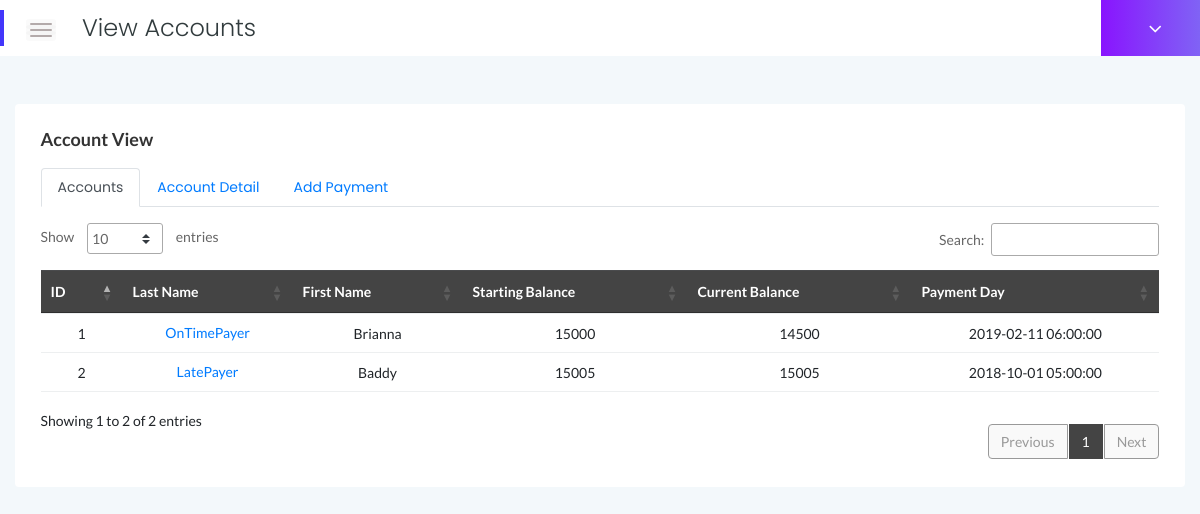
The page /admin/list_accounts (signed in) on the database its author committed.
### tables this page shows
CREATE TABLE IF NOT EXISTS `accounts` (
  `id` int(11) NOT NULL,
  `loan_amount` float NOT NULL,
  `accrued_interest` float NOT NULL,
  `current_balance` float NOT NULL,
  `length` float NOT NULL DEFAULT '36',
  `rate` double NOT NULL,
  `loan_start_date` timestamp NOT NULL DEFAULT CURRENT_TIMESTAMP,
  `down_payment` float NOT NULL DEFAULT '0'
);

CREATE TABLE IF NOT EXISTS `users` (
  `user_id` int(11) NOT NULL,
  `account_id` int(11) NOT NULL,
  `first_name` varchar(200) NOT NULL,
  `last_name` varchar(200) NOT NULL,
  `email` varchar(200) NOT NULL,
  `password` varchar(300) NOT NULL
);

### index.php (called while the page is built, shortened)
<?php
$page = 'dash';
if(isset($_GET['id'])) {
    $page = $_GET['id'];
}
include('app/assets/php/page_names.php');
include('app/header.php');
include('app/' . $page . '.php');
include('app/footer.php');
?>

### app/assets/php/page_names.php (called while the page is built, shortened)
<?php
switch ($page) {
    case 'list_accounts':
        $page_name = "View Accounts";
}

### app/assets/php/list_all_accounts.php (the view, shortened to what this page needs)
<?php
$db_connection = Database::connect();
$sql_accounts="SELECT * FROM accounts ORDER BY id";
$result_accounts=mysqli_query($db_connection,$sql_accounts);
while ($account_info = mysqli_fetch_array($result_accounts, MYSQLI_ASSOC))
{
    $id = $account_info['id'];
    $sql_users="SELECT * FROM users WHERE account_id = '$id'";
    $result_users=mysqli_query($db_connection,$sql_users);
    $users = mysqli_fetch_array($result_users, MYSQLI_ASSOC);
    $last_name = $users['last_name'];
    $first_name = $users['first_name'];
    echo "<tr>";
    echo "<td data-label='Account #'>" . $id . "</td>";
    echo "<td data-label='Last Name' class='text-primary' style='cursor: pointer;' onclick='LoadAccountView(" . $id . ")'>" . $last_name . "<A/></td>";
    echo "<td data-label='First Name'>" . $first_name . "</td>";
    echo "<td data-label='Starting Balance'>" . $account_info["loan_amount"] . "</td>";
    echo "<td data-label='Current Balance'>" . $account_info["current_balance"] . "</td>";
    echo "<td data-label='Current Balance'>" . $account_info["loan_start_date"] . "</td>";
    echo "</tr>";
}
?>

### app/header.php (shortened to what this page needs)
<!doctype html>
<html class="no-js" lang="en">
    <head>
        <link rel="stylesheet" href="../app/assets/css/bootstrap.min.css">
        <link rel="stylesheet" href="../app/assets/css/font-awesome.min.css">
        <link rel="stylesheet" href="../app/assets/css/themify-icons.css">
        <link rel="stylesheet" href="../app/assets/css/metisMenu.css">
        <link rel="stylesheet" href="../app/assets/css/owl.carousel.min.css">
        <link rel="stylesheet" href="../app/assets/css/slicknav.min.css">
        <link rel="stylesheet" href="https://www.amcharts.com/lib/3/plugins/export/export.css" type="text/css" media="all" />
        <link rel="stylesheet" type="text/css" href="https://cdn.datatables.net/1.10.19/css/jquery.dataTables.css">
        <link rel="stylesheet" type="text/css" href="https://cdn.datatables.net/1.10.18/css/dataTables.bootstrap4.min.css">
        <link rel="stylesheet" type="text/css" href="https://cdn.datatables.net/responsive/2.2.3/css/responsive.bootstrap.min.css">
        <link rel="stylesheet" type="text/css" href="https://cdn.datatables.net/responsive/2.2.3/css/responsive.jqueryui.min.css">
        <link rel="stylesheet" href="../app/assets/css/typography.css">
        <link rel="stylesheet" href="../app/assets/css/default-css.css">
        <link rel="stylesheet" href="../app/assets/css/styles.css">
        <link rel="stylesheet" href="../app/assets/css/responsive.css">
    </head>
    <body>
        <div class="page-container">
            <div class="main-content">
                <div class="page-title-area">
                    <div class="row align-items-center">
                        <div class="col-sm-6">
                            <div class="breadcrumbs-area clearfix">
                                <div class="nav-btn pull-left nav-btn-menu">
                                    <span></span>
                                    <span></span>
                                    <span></span>
                                </div>
                                <h4 class="page-title pull-left"><?php echo $page_name; ?></h4>
                            </div>
                        </div>
                        <div class="col-sm-6 clearfix">
                            <div class="user-profile pull-right">
                                <h4 class="user-name dropdown-toggle" data-toggle="dropdown"><?php echo $_SESSION['last_name']; ?><i class="fa fa-angle-down"></i></h4>
                            </div>
                        </div>
                    </div>
                </div>
                <div class="main-content-inner">

### app/list_accounts.php (shortened to what this page needs)
<div class="row">
    <div class="col-12 mt-5">
        <div class="card">
            <div class="card-body">
                <h4 class="header-title">Account View</h4>
                <ul class="nav nav-tabs" id="myTab" role="tablist">
                    <li class="nav-item">
                        <a class="nav-link active" id="home-tab" data-toggle="tab" href="#home" role="tab" aria-controls="home" aria-selected="true">Accounts</a>
                    </li>
                    <li class="nav-item">
                        <a class="nav-link" id="account-tab" data-toggle="tab" href="#account_detail" role="tab" aria-controls="account_detail" aria-selected="false">Account Detail</a>
                    </li>
                    <li class="nav-item">
                        <a class="nav-link" id="payment-tab" data-toggle="tab" href="#add_payment" role="tab" aria-controls="add_payment" aria-selected="false">Add Payment</a>
                    </li>
                </ul>
                <div class="tab-content mt-3" id="myTabContent">
                    <div class="tab-pane fade show active" id="home" role="tabpanel" aria-labelledby="home-tab">
                        <div class="data-tables datatable-dark">
                            <table id="dataTable3" class="text-center" style="width:100%">
                                <thead class="text-capitalize">
                                    <tr>
                                        <th>ID</th>
                                        <th>Last Name</th>
                                        <th>First Name</th>
                                        <th>Starting Balance</th>
                                        <th>Current Balance</th>
                                        <th>Payment Day</th>
                                    </tr>
                                </thead>
                                <tbody>
                                    <?php include('assets/php/list_all_accounts.php') ?>
                                </tbody>
                            </table>
                        </div>
                    </div>
                </div>
            </div>
        </div>
    </div>
</div>

### app/footer.php (shortened to what this page needs)
</div>
</div>
</div>
</body>
</html>

### app/assets/css/styles.css (style rules this page uses)
.page-container { width: 100%; height: 100%; min-height: 100vh; padding-left: 280px; -webkit-transition: padding-left 0.3s ease 0s; transition: padding-left 0.3s ease 0s; }
.card { border: none; border-radius: 4px; background-color: #fff; -webkit-transition: all 0.3s ease 0s; transition: all 0.3s ease 0s; }
.card-body { padding: 25.6px; padding: 1.6rem; }
.main-content { width: 100%; background: #F3F8FB; }
.main-content-inner { padding: 0 30px 50px; }
.nav-btn { margin-right: 30px; margin-top: 10px; cursor: pointer; }
.nav-btn-menu { margin-top: 5px; }
.nav-btn span { display: block; width: 22px; height: 2px; background: #b3aaaa; margin: 4px 0; border-radius: 15px; -webkit-transition: all 0.3s ease 0s; transition: all 0.3s ease 0s; box-shadow: 0 0 0 4px rgba(99, 96, 96, 0.03); }
.page-title-area { padding: 0 30px; background: #fff; position: relative; }
.page-title-area:before { content: ''; position: absolute; left: 0; top: 50%; width: 4px; height: 36px; background: var(--primary-color); -webkit-transform: translateY(-50%); transform: translateY(-50%); }
.page-title { font-size: 24px; font-weight: 300; color: #313b3d; letter-spacing: 0; margin-right: 30px; }
.user-profile { margin-right: -30px; display: -webkit-box; display: -ms-flexbox; display: flex; -webkit-box-align: center; -ms-flex-align: center; align-items: center; -ms-flex-wrap: wrap; flex-wrap: wrap; background: -webkit-linear-gradient(left, #8914fe 0%, #8063f5 100%); background: linear-gradient(to right, #8914fe 0%, #8063f5 100%); padding: 17px 38px; position: relative; }
.user-name { font-size: 17px; font-weight: 500; color: #fff; letter-spacing: 0; cursor: pointer; -webkit-user-select: none; -moz-user-select: none; -ms-user-select: none; user-select: none; }
.user-name i { margin-left: 10px; font-size: 21px; vertical-align: middle; position: relative; }
.notification-area .dropdown-toggle, .user-name.dropdown-toggle { position: relative; }
.notification-area .dropdown-toggle:after, .user-name.dropdown-toggle:after { display: none; }
.header-title { font-family: 'Lato', sans-serif; font-size: 18px; font-weight: 600; letter-spacing: 0; color: #333; text-transform: capitalize; margin-bottom: 17px; }
table tr th { border-bottom: none; }
table tr th, table tr td { border-top: 1px solid rgba(120, 130, 140, 0.13) !important; }
table.dataTable.no-footer { border-bottom: 1px solid rgba(120, 130, 140, 0.13) !important; }
table.dataTable thead th, table.dataTable thead td { border-bottom-color: transparent; }
.datatable-dark thead { background: #444; color: #fff; }

### app/assets/css/responsive.css (style rules this page uses)
@media (min-width: 1200px) and (max-width: 1364px) { .main-content-inner { padding: 0 15px 50px; } }
@media (min-width: 1200px) and (max-width: 1364px) { .page-container, .sbar_collapsed.page-container { padding-left: 0; } }

### rows shown on the page
accounts: id "1", users.last_name "OnTimePayer", users.first_name "Brianna", loan_amount "15000", current_balance "14500", loan_start_date "2019-02-11 06:00:00"
accounts: id "2", users.last_name "LatePayer", users.first_name "Baddy", loan_amount "15005", current_balance "15005", loan_start_date "2018-10-01 05:00:00"

### other values the page prints
$page_name "View Accounts"
